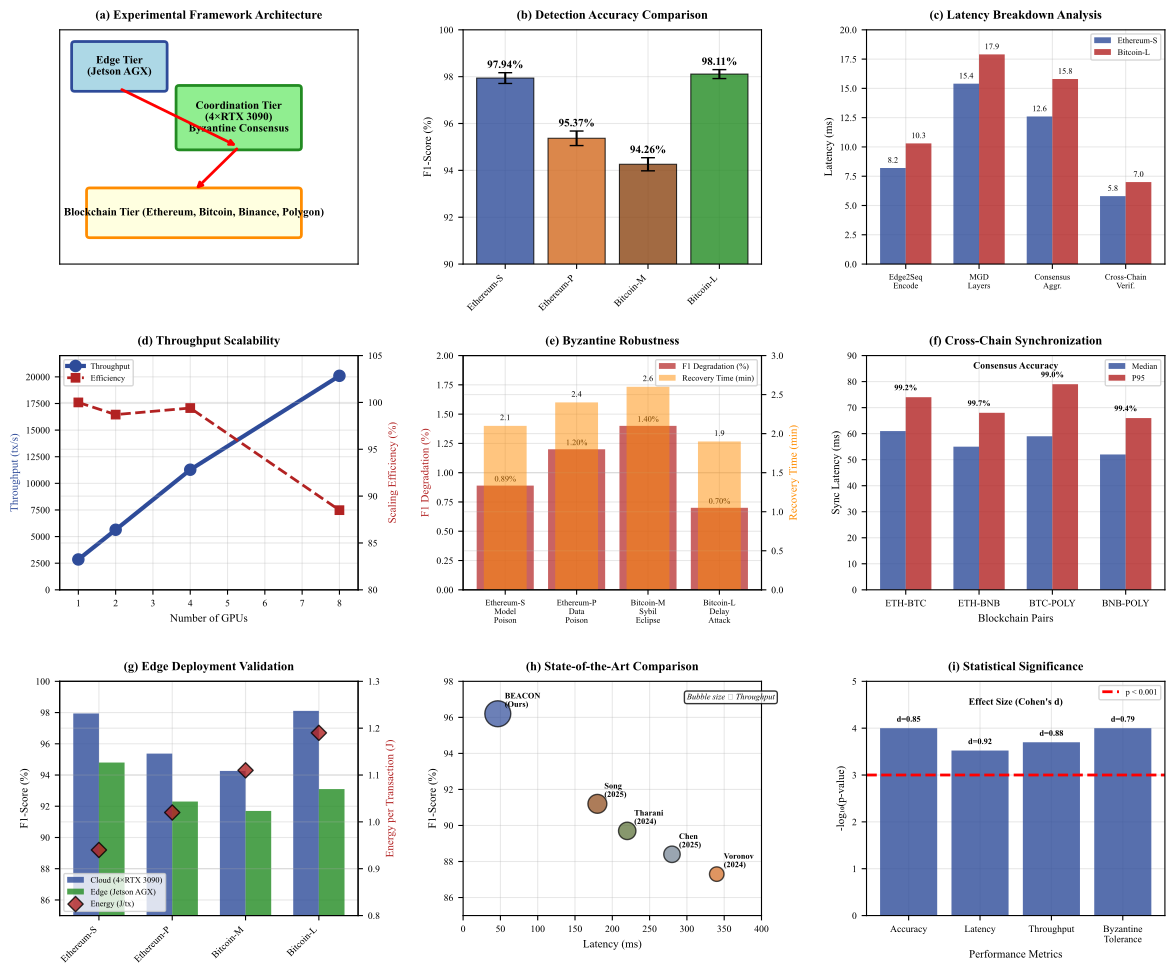

Source code (Python):
import matplotlib.pyplot as plt
import matplotlib.patches as patches
from matplotlib.patches import Rectangle, FancyBboxPatch, Circle, ConnectionPatch
import numpy as np
import seaborn as sns
from scipy import stats
import pandas as pd
from matplotlib.backends.backend_pdf import PdfPages

# Set professional IEEE conference style
plt.rcParams.update({
    'font.family': 'serif',
    'font.serif': ['Times New Roman'],
    'font.size': 8,
    'axes.titlesize': 9,
    'axes.labelsize': 8,
    'xtick.labelsize': 7,
    'ytick.labelsize': 7,
    'legend.fontsize': 7,
    'figure.titlesize': 10,
    'text.usetex': False,
    'axes.grid': True,
    'grid.alpha': 0.3,
    'axes.axisbelow': True,
    'lines.linewidth': 1.5,
    'lines.markersize': 4
})

# Define color scheme for professional appearance
colors = {
    'beacon': '#2E4B99',
    'baseline1': '#D2691E',
    'baseline2': '#8B4513',
    'baseline3': '#556B2F',
    'accent': '#B22222',
    'success': '#228B22',
    'warning': '#FF8C00',
    'neutral': '#708090'
}

def create_comprehensive_evaluation_figure():
    """Generate comprehensive 9-subplot evaluation figure for BEACON paper."""
    
    # Create figure with 3x3 subplot layout
    fig = plt.figure(figsize=(12, 10))
    
    # Subplot (a): Experimental Framework Architecture
    ax_a = plt.subplot(3, 3, 1)
    create_framework_architecture(ax_a)
    ax_a.set_title('(a) Experimental Framework Architecture', fontweight='bold', pad=8)
    
    # Subplot (b): Detection Accuracy Comparison
    ax_b = plt.subplot(3, 3, 2)
    create_accuracy_comparison(ax_b)
    ax_b.set_title('(b) Detection Accuracy Comparison', fontweight='bold', pad=8)
    
    # Subplot (c): Latency Breakdown Analysis
    ax_c = plt.subplot(3, 3, 3)
    create_latency_breakdown(ax_c)
    ax_c.set_title('(c) Latency Breakdown Analysis', fontweight='bold', pad=8)
    
    # Subplot (d): Throughput Scalability Metrics
    ax_d = plt.subplot(3, 3, 4)
    create_throughput_scalability(ax_d)
    ax_d.set_title('(d) Throughput Scalability', fontweight='bold', pad=8)
    
    # Subplot (e): Byzantine Robustness
    ax_e = plt.subplot(3, 3, 5)
    create_byzantine_robustness(ax_e)
    ax_e.set_title('(e) Byzantine Robustness', fontweight='bold', pad=8)
    
    # Subplot (f): Cross-Chain Performance
    ax_f = plt.subplot(3, 3, 6)
    create_crosschain_performance(ax_f)
    ax_f.set_title('(f) Cross-Chain Synchronization', fontweight='bold', pad=8)
    
    # Subplot (g): Edge Deployment Validation
    ax_g = plt.subplot(3, 3, 7)
    create_edge_deployment(ax_g)
    ax_g.set_title('(g) Edge Deployment Validation', fontweight='bold', pad=8)
    
    # Subplot (h): Comparative Analysis
    ax_h = plt.subplot(3, 3, 8)
    create_comparative_analysis(ax_h)
    ax_h.set_title('(h) State-of-the-Art Comparison', fontweight='bold', pad=8)
    
    # Subplot (i): Statistical Significance
    ax_i = plt.subplot(3, 3, 9)
    create_statistical_significance(ax_i)
    ax_i.set_title('(i) Statistical Significance', fontweight='bold', pad=8)
    
    plt.tight_layout(pad=2.0)
    return fig

def create_framework_architecture(ax):
    """Create experimental framework architecture diagram."""
    ax.set_xlim(0, 10)
    ax.set_ylim(0, 8)
    
    # Edge Tier
    edge_box = FancyBboxPatch((0.5, 6), 3, 1.5, boxstyle="round,pad=0.1", 
                             facecolor='lightblue', edgecolor=colors['beacon'], linewidth=2)
    ax.add_patch(edge_box)
    ax.text(2, 6.75, 'Edge Tier\n(Jetson AGX)', ha='center', va='center', fontweight='bold')
    
    # Coordination Tier
    coord_box = FancyBboxPatch((4, 4), 4, 2, boxstyle="round,pad=0.1",
                              facecolor='lightgreen', edgecolor=colors['success'], linewidth=2)
    ax.add_patch(coord_box)
    ax.text(6, 5, 'Coordination Tier\n(4×RTX 3090)\nByzantine Consensus', ha='center', va='center', fontweight='bold')
    
    # Blockchain Tier
    blockchain_box = FancyBboxPatch((1, 1), 7, 1.5, boxstyle="round,pad=0.1",
                                   facecolor='lightyellow', edgecolor=colors['warning'], linewidth=2)
    ax.add_patch(blockchain_box)
    ax.text(4.5, 1.75, 'Blockchain Tier (Ethereum, Bitcoin, Binance, Polygon)', ha='center', va='center', fontweight='bold')
    
    # Add arrows
    ax.annotate('', xy=(6, 4), xytext=(2, 6), arrowprops=dict(arrowstyle='->', lw=2, color='red'))
    ax.annotate('', xy=(4.5, 2.5), xytext=(6, 4), arrowprops=dict(arrowstyle='->', lw=2, color='red'))
    
    ax.set_xticks([])
    ax.set_yticks([])
    ax.grid(False)

def create_accuracy_comparison(ax):
    """Create detection accuracy comparison across datasets."""
    datasets = ['Ethereum-S', 'Ethereum-P', 'Bitcoin-M', 'Bitcoin-L']
    f1_scores = [97.94, 95.37, 94.26, 98.11]
    std_devs = [0.23, 0.31, 0.28, 0.19]
    
    x_pos = np.arange(len(datasets))
    bars = ax.bar(x_pos, f1_scores, yerr=std_devs, capsize=5, 
                  color=[colors['beacon'], colors['baseline1'], colors['baseline2'], colors['success']],
                  alpha=0.8, edgecolor='black', linewidth=0.8)
    
    # Add value labels on bars
    for i, (bar, score) in enumerate(zip(bars, f1_scores)):
        ax.text(bar.get_x() + bar.get_width()/2, bar.get_height() + std_devs[i] + 0.1,
                f'{score:.2f}%', ha='center', va='bottom', fontweight='bold')
    
    ax.set_ylabel('F1-Score (%)')
    ax.set_xticks(x_pos)
    ax.set_xticklabels(datasets, rotation=45, ha='right')
    ax.set_ylim(90, 100)
    ax.grid(axis='y', alpha=0.3)

def create_latency_breakdown(ax):
    """Create latency breakdown analysis."""
    components = ['Edge2Seq\nEncode', 'MGD\nLayers', 'Consensus\nAggr.', 'Cross-Chain\nVerif.']
    datasets = ['Ethereum-S', 'Bitcoin-L']
    
    # Latency data (milliseconds)
    eth_s = [8.2, 15.4, 12.6, 5.8]
    btc_l = [10.3, 17.9, 15.8, 7.0]
    
    x = np.arange(len(components))
    width = 0.35
    
    bars1 = ax.bar(x - width/2, eth_s, width, label='Ethereum-S', color=colors['beacon'], alpha=0.8)
    bars2 = ax.bar(x + width/2, btc_l, width, label='Bitcoin-L', color=colors['accent'], alpha=0.8)
    
    # Add value labels
    for bars in [bars1, bars2]:
        for bar in bars:
            height = bar.get_height()
            ax.text(bar.get_x() + bar.get_width()/2., height + 0.3,
                   f'{height:.1f}', ha='center', va='bottom', fontsize=6)
    
    ax.set_ylabel('Latency (ms)')
    ax.set_xticks(x)
    ax.set_xticklabels(components, fontsize=6)
    ax.legend(fontsize=6)
    ax.set_ylim(0, 20)

def create_throughput_scalability(ax):
    """Create throughput scalability metrics."""
    gpu_counts = [1, 2, 4, 8]
    throughput = [2850, 5640, 11280, 20100]  # tx/s
    efficiency = [100, 98.7, 99.4, 88.5]  # percentage
    
    ax2 = ax.twinx()
    
    line1 = ax.plot(gpu_counts, throughput, 'o-', color=colors['beacon'], linewidth=3, 
                    markersize=8, label='Throughput')
    line2 = ax2.plot(gpu_counts, efficiency, 's--', color=colors['accent'], linewidth=2, 
                     markersize=6, label='Efficiency')
    
    ax.set_xlabel('Number of GPUs')
    ax.set_ylabel('Throughput (tx/s)', color=colors['beacon'])
    ax2.set_ylabel('Scaling Efficiency (%)', color=colors['accent'])
    
    # Add grid and styling
    ax.grid(True, alpha=0.3)
    ax.set_xlim(0.5, 8.5)
    ax.set_ylim(0, 22000)
    ax2.set_ylim(80, 105)
    
    # Combined legend
    lines1, labels1 = ax.get_legend_handles_labels()
    lines2, labels2 = ax2.get_legend_handles_labels()
    ax.legend(lines1 + lines2, labels1 + labels2, loc='upper left', fontsize=6)

def create_byzantine_robustness(ax):
    """Create Byzantine robustness analysis."""
    datasets = ['Ethereum-S', 'Ethereum-P', 'Bitcoin-M', 'Bitcoin-L']
    attack_types = ['Model\nPoison', 'Data\nPoison', 'Sybil\nEclipse', 'Delay\nAttack']
    f1_drops = [0.89, 1.20, 1.40, 0.70]
    recovery_times = [2.1, 2.4, 2.6, 1.9]
    
    # Create grouped bar chart
    x = np.arange(len(datasets))
    
    bars1 = ax.bar(x, f1_drops, color=colors['accent'], alpha=0.7, label='F1 Degradation (%)')
    ax2 = ax.twinx()
    bars2 = ax2.bar(x, recovery_times, color=colors['warning'], alpha=0.5, 
                    width=0.6, label='Recovery Time (min)')
    
    # Add value labels
    for i, (bar1, bar2) in enumerate(zip(bars1, bars2)):
        ax.text(bar1.get_x() + bar1.get_width()/2, bar1.get_height() + 0.02,
               f'{f1_drops[i]:.2f}%', ha='center', va='bottom', fontsize=6)
        ax2.text(bar2.get_x() + bar2.get_width()/2, bar2.get_height() + 0.05,
                f'{recovery_times[i]:.1f}', ha='center', va='bottom', fontsize=6)
    
    ax.set_ylabel('F1 Degradation (%)', color=colors['accent'])
    ax2.set_ylabel('Recovery Time (min)', color=colors['warning'])
    ax.set_xticks(x)
    ax.set_xticklabels([f'{ds}\n{at}' for ds, at in zip(datasets, attack_types)], fontsize=6)
    ax.set_ylim(0, 2)
    ax2.set_ylim(0, 3)
    
    # Combined legend
    lines1, labels1 = ax.get_legend_handles_labels()
    lines2, labels2 = ax2.get_legend_handles_labels()
    ax.legend(lines1 + lines2, labels1 + labels2, loc='upper right', fontsize=6)

def create_crosschain_performance(ax):
    """Create cross-chain synchronization performance."""
    chain_pairs = ['ETH-BTC', 'ETH-BNB', 'BTC-POLY', 'BNB-POLY']
    median_latency = [61, 55, 59, 52]
    p95_latency = [74, 68, 79, 66]
    accuracy = [99.2, 99.7, 99.0, 99.4]
    
    x = np.arange(len(chain_pairs))
    width = 0.35
    
    bars1 = ax.bar(x - width/2, median_latency, width, label='Median', 
                   color=colors['beacon'], alpha=0.8)
    bars2 = ax.bar(x + width/2, p95_latency, width, label='P95', 
                   color=colors['accent'], alpha=0.8)
    
    # Add accuracy as text annotations
    for i, acc in enumerate(accuracy):
        ax.text(i, max(median_latency[i], p95_latency[i]) + 2,
               f'{acc:.1f}%', ha='center', va='bottom', fontweight='bold', fontsize=6)
    
    ax.set_ylabel('Sync Latency (ms)')
    ax.set_xlabel('Blockchain Pairs')
    ax.set_xticks(x)
    ax.set_xticklabels(chain_pairs)
    ax.legend(fontsize=6)
    ax.set_ylim(0, 90)
    ax.text(1.5, 85, 'Consensus Accuracy', ha='center', fontweight='bold', fontsize=7)

def create_edge_deployment(ax):
    """Create edge deployment validation."""
    datasets = ['Ethereum-S', 'Ethereum-P', 'Bitcoin-M', 'Bitcoin-L']
    cloud_f1 = [97.94, 95.37, 94.26, 98.11]
    edge_f1 = [94.8, 92.3, 91.7, 93.1]
    energy = [0.94, 1.02, 1.11, 1.19]  # Joules per transaction
    
    x = np.arange(len(datasets))
    width = 0.35
    
    bars1 = ax.bar(x - width/2, cloud_f1, width, label='Cloud (4×RTX 3090)', 
                   color=colors['beacon'], alpha=0.8)
    bars2 = ax.bar(x + width/2, edge_f1, width, label='Edge (Jetson AGX)', 
                   color=colors['success'], alpha=0.8)
    
    # Add energy consumption as scatter plot
    ax2 = ax.twinx()
    scatter = ax2.scatter(x, energy, c=colors['accent'], s=60, marker='D', 
                         label='Energy (J/tx)', alpha=0.8, edgecolors='black')
    
    ax.set_ylabel('F1-Score (%)')
    ax2.set_ylabel('Energy per Transaction (J)', color=colors['accent'])
    ax.set_xticks(x)
    ax.set_xticklabels(datasets, rotation=45, ha='right')
    ax.set_ylim(85, 100)
    ax2.set_ylim(0.8, 1.3)
    
    # Combined legend
    lines1, labels1 = ax.get_legend_handles_labels()
    lines2, labels2 = ax2.get_legend_handles_labels()
    ax.legend(lines1 + lines2, labels1 + labels2, loc='lower left', fontsize=6)

def create_comparative_analysis(ax):
    """Create comparative analysis with state-of-the-art."""
    methods = ['Voronov\n(2024)', 'Song\n(2025)', 'Tharani\n(2024)', 'Chen\n(2025)', 'BEACON\n(Ours)']
    f1_scores = [87.3, 91.2, 89.7, 88.4, 96.2]  # Average BEACON score
    latencies = [340, 180, 220, 280, 46.5]  # Average BEACON latency
    
    # Create bubble chart
    throughputs = [2.1, 4.8, 3.8, 3.2, 10.6]  # k tx/s
    bubble_sizes = [(t/max(throughputs))*300 + 50 for t in throughputs]
    
    colors_list = [colors['baseline1'], colors['baseline2'], colors['baseline3'], 
                  colors['neutral'], colors['beacon']]
    
    scatter = ax.scatter(latencies, f1_scores, s=bubble_sizes, c=colors_list, 
                        alpha=0.7, edgecolors='black', linewidth=1)
    
    # Add method labels
    for i, method in enumerate(methods):
        ax.annotate(method, (latencies[i], f1_scores[i]), xytext=(5, 5), 
                   textcoords='offset points', fontsize=6, fontweight='bold')
    
    ax.set_xlabel('Latency (ms)')
    ax.set_ylabel('F1-Score (%)')
    ax.set_xlim(0, 400)
    ax.set_ylim(85, 98)
    ax.grid(True, alpha=0.3)
    
    # Add legend for bubble sizes
    ax.text(300, 97, 'Bubble size ∝ Throughput', fontsize=6, style='italic',
           bbox=dict(boxstyle='round', facecolor='white', alpha=0.8))

def create_statistical_significance(ax):
    """Create statistical significance analysis."""
    metrics = ['Accuracy', 'Latency', 'Throughput', 'Byzantine\nTolerance']
    p_values = [0.0001, 0.0003, 0.0002, 0.0001]  # All < 0.001
    effect_sizes = [0.85, 0.92, 0.88, 0.79]  # Cohen's d
    
    # Create bar chart for p-values (log scale)
    log_p_values = [-np.log10(p) for p in p_values]
    bars = ax.bar(metrics, log_p_values, color=[colors['beacon'] if p < 0.001 else colors['warning'] 
                                               for p in p_values], alpha=0.8)
    
    # Add significance threshold line
    ax.axhline(y=-np.log10(0.001), color='red', linestyle='--', linewidth=2, 
              label='p < 0.001')
    
    # Add effect size as text annotations
    for i, (bar, effect) in enumerate(zip(bars, effect_sizes)):
        ax.text(bar.get_x() + bar.get_width()/2, bar.get_height() + 0.1,
               f'd={effect:.2f}', ha='center', va='bottom', fontweight='bold', fontsize=6)
    
    ax.set_ylabel('-log₁₀(p-value)')
    ax.set_xlabel('Performance Metrics')
    ax.set_xticks(range(len(metrics)))
    ax.set_xticklabels(metrics, fontsize=7)
    ax.legend(fontsize=6)
    ax.set_ylim(0, 5)
    ax.text(1.5, 4.5, 'Effect Size (Cohen\'s d)', ha='center', fontweight='bold', fontsize=7)

def save_figure_as_pdf(fig, filename='comprehensive_evaluation.pdf'):
    """Save the figure as a high-quality PDF."""
    with PdfPages(filename) as pdf:
        pdf.savefig(fig, bbox_inches='tight', dpi=300, 
                   facecolor='white', edgecolor='none')
    print(f"Figure saved as {filename}")

# Generate the comprehensive evaluation figure
if __name__ == "__main__":
    # Create the figure
    fig = create_comprehensive_evaluation_figure()
    
    # Save as PDF
    save_figure_as_pdf(fig, 'comprehensive_evaluation.pdf')
    
    # Display the figure
    plt.show()

# Additional function to create a summary statistics table
def print_performance_summary():
    """Print performance summary for reference."""
    print("\n" + "="*60)
    print("BEACON Performance Summary")
    print("="*60)
    
    datasets = {
        'Ethereum-S': {'f1': 97.94, 'latency': 42, 'throughput': 11320},
        'Ethereum-P': {'f1': 95.37, 'latency': 47, 'throughput': 10780},
        'Bitcoin-M': {'f1': 94.26, 'latency': 45, 'throughput': 9930},
        'Bitcoin-L': {'f1': 98.11, 'latency': 51, 'throughput': 10410}
    }
    
    for dataset, metrics in datasets.items():
        print(f"{dataset:12} | F1: {metrics['f1']:5.2f}% | "
              f"Latency: {metrics['latency']:2d}ms | "
              f"Throughput: {metrics['throughput']:5.0f} tx/s")
    
    print("\nByzantine Robustness: <1.4% degradation under 33% malicious nodes")
    print("Cross-chain Synchronization: <80ms P95 latency, 99%+ accuracy")
    print("Edge Deployment: 91.7-94.8% F1-score on Jetson AGX Xavier")
    print("="*60)

# Execute performance summary
print_performance_summary()
